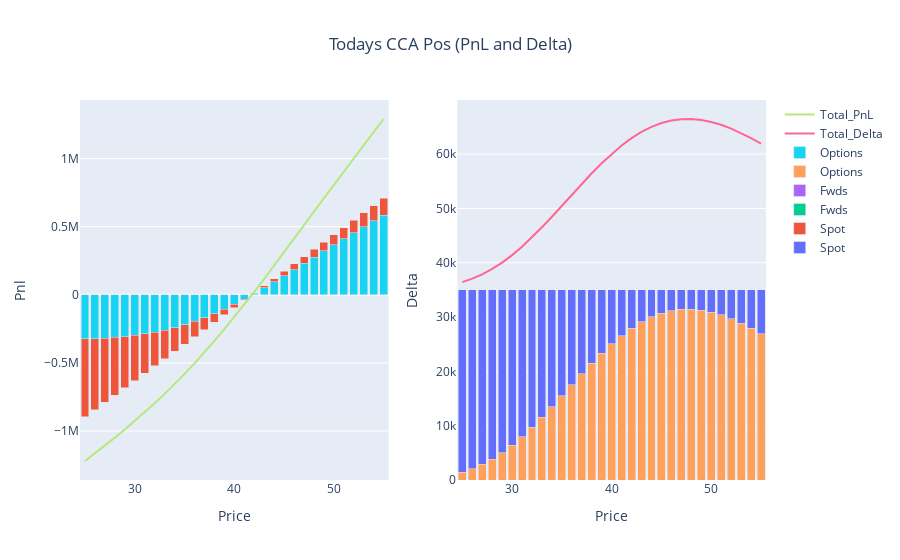

Write notebook code for a chart like this one.
### Markdown cell above
# Today's Position

### Code cell
## USE THIS STYLE OF GRAPHING FOR TODAY DATE ENTRY ##
position_functions = Position_Reporting(positions, 'CCA', current_date)
pnl, delta, theta, vega, value = position_functions.combine_frame()

fig_d = go.Figure()

fig_d.add_trace(go.Bar(x=delta.Price, y=delta.Spot, name='Spot', base=0))
fig_d.add_trace(go.Bar(x=delta.Price, y=delta.Fwds, name='Fwds', base=0))
fig_d.add_trace(go.Bar(x=delta.Price, y=delta.Options, name='Options', base=0))
fig_d.add_trace(go.Scatter(x=delta.Price, y=delta.Total_Delta, mode='lines', name='Total_Delta'))

#fig_d.update_layout(title='ACCU Delta Today', xaxis_title='Price', yaxis_title='Delta', barmode='stack')
#fig_d.show()

#~~~~~~~~~~~~~~~~~~~~~~~~~~~~~~~~~
fig_p = go.Figure()

fig_p.add_trace(go.Bar(x=pnl.Price, y=pnl.Spot, name='Spot', base=0))
fig_p.add_trace(go.Bar(x=pnl.Price, y=pnl.Fwds, name='Fwds', base=0))
fig_p.add_trace(go.Bar(x=pnl.Price, y=pnl.Options, name='Options', base=0))
fig_p.add_trace(go.Scatter(x=pnl.Price, y=pnl.Total_Pnl, mode='lines', name='Total_PnL'))

#fig_p.update_layout(title='ACCU PnL Today', xaxis_title='Price', yaxis_title='pnl', barmode='stack')
#fig_p.show()


#~~~~~~~~~~~~~~~~~~~~~~~~~~~~~~~
fig = make_subplots(rows=1, cols=2)
for i in range(0,len(fig_d.data)):
    fig.add_trace(fig_d.data[i], row=1, col=2)
    fig.add_trace(fig_p.data[i], row=1, col=1)
    
fig.update_layout(title={'text': 'Todays CCA Pos (PnL and Delta)','x': 0.5,'xanchor': 'center'}, barmode='stack')

fig.update_xaxes(title_text="Price", row=1, col=1)
fig.update_yaxes(title_text="Pnl", row=1, col=1)
fig.update_xaxes(title_text="Price", row=1, col=2)
fig.update_yaxes(title_text="Delta", row=1, col=2)    
fig.show()

### Figure 1 — Plotly figure (JSON) as saved in the notebook; plotly's stock layout.template omitted (floating-point values rounded to 4 significant figures)
{"data": [{"base": 0, "name": "Spot", "type": "bar", "x": [25, 26, 27, 28, 29, 30, 31, 32, 33, 34, 35, 36, 37, 38, 39, 40, 41, 42, 43, 44, 45, 46, 47, 48, 49, 50, 51, 52, 53, 54, 55], "xaxis": "x2", "y": [35000, 35000, 35000, 35000, 35000, 35000, 35000, 35000, 35000, 35000, 35000, 35000, 35000, 35000, 35000, 35000, 35000, 35000, 35000, 35000, 35000, 35000, 35000, 35000, 35000, 35000, 35000, 35000, 35000, 35000, 35000], "yaxis": "y2"}, {"base": 0, "name": "Spot", "type": "bar", "x": [25, 26, 27, 28, 29, 30, 31, 32, 33, 34, 35, 36, 37, 38, 39, 40, 41, 42, 43, 44, 45, 46, 47, 48, 49, 50, 51, 52, 53, 54, 55], "xaxis": "x", "y": [-896500.0, -843000.0, -789600.0, -736100.0, -682600.0, -629100.0, -575600.0, -522100.0, -468600.0, -415100.0, -361600.0, -308100.0, -254600.0, -201100.0, -147600.0, -94150.0, -40650.0, 12840.0, 66330.0, 119800.0, 173300.0, 226800.0, 280300.0, 333800.0, 387300.0, 440800.0, 494300.0, 547800.0, 601300.0, 654800.0, 708200.0], "yaxis": "y"}, {"base": 0, "name": "Fwds", "type": "bar", "x": [25, 26, 27, 28, 29, 30, 31, 32, 33, 34, 35, 36, 37, 38, 39, 40, 41, 42, 43, 44, 45, 46, 47, 48, 49, 50, 51, 52, 53, 54, 55], "xaxis": "x2", "y": [0, 0, 0, 0, 0, 0, 0, 0, 0, 0, 0, 0, 0, 0, 0, 0, 0, 0, 0, 0, 0, 0, 0, 0, 0, 0, 0, 0, 0, 0, 0], "yaxis": "y2"}, {"base": 0, "name": "Fwds", "type": "bar", "x": [25, 26, 27, 28, 29, 30, 31, 32, 33, 34, 35, 36, 37, 38, 39, 40, 41, 42, 43, 44, 45, 46, 47, 48, 49, 50, 51, 52, 53, 54, 55], "xaxis": "x", "y": [0, 0, 0, 0, 0, 0, 0, 0, 0, 0, 0, 0, 0, 0, 0, 0, 0, 0, 0, 0, 0, 0, 0, 0, 0, 0, 0, 0, 0, 0, 0], "yaxis": "y"}, {"base": 0, "name": "Options", "type": "bar", "x": [25, 26, 27, 28, 29, 30, 31, 32, 33, 34, 35, 36, 37, 38, 39, 40, 41, 42, 43, 44, 45, 46, 47, 48, 49, 50, 51, 52, 53, 54, 55], "xaxis": "x2", "y": [1438.0, 2066.0, 2866.0, 3853.0, 5033.0, 6404.0, 7955.0, 9669.0, 11520.0, 13470.0, 15480.0, 17510.0, 19530.0, 21480.0, 23330.0, 25040.0, 26590.0, 27950.0, 29100.0, 30020.0, 30720.0, 31190.0, 31430.0, 31460.0, 31290.0, 30930.0, 30390.0, 29710.0, 28890.0, 27960.0, 26930.0], "yaxis": "y2"}, {"base": 0, "name": "Options", "type": "bar", "x": [25, 26, 27, 28, 29, 30, 31, 32, 33, 34, 35, 36, 37, 38, 39, 40, 41, 42, 43, 44, 45, 46, 47, 48, 49, 50, 51, 52, 53, 54, 55], "xaxis": "x", "y": [-323500.0, -320900.0, -317300.0, -312400.0, -305900.0, -297600.0, -287000.0, -274100.0, -258600.0, -240200.0, -219000.0, -194800.0, -167600.0, -137500.0, -104500.0, -69000.0, -31070.0, 8998.0, 50910.0, 94340.0, 139000.0, 184500.0, 230500.0, 276700.0, 322800.0, 368500.0, 413500.0, 457700.0, 500700.0, 542400.0, 582800.0], "yaxis": "y"}, {"mode": "lines", "name": "Total_Delta", "type": "scatter", "x": [25, 26, 27, 28, 29, 30, 31, 32, 33, 34, 35, 36, 37, 38, 39, 40, 41, 42, 43, 44, 45, 46, 47, 48, 49, 50, 51, 52, 53, 54, 55], "xaxis": "x2", "y": [36440.0, 37070.0, 37870.0, 38850.0, 40030.0, 41400.0, 42960.0, 44670.0, 46520.0, 48470.0, 50480.0, 52510.0, 54530.0, 56480.0, 58330.0, 60040.0, 61590.0, 62950.0, 64100.0, 65020.0, 65720.0, 66190.0, 66430.0, 66460.0, 66290.0, 65930.0, 65390.0, 64710.0, 63890.0, 62960.0, 61930.0], "yaxis": "y2"}, {"mode": "lines", "name": "Total_PnL", "type": "scatter", "x": [25, 26, 27, 28, 29, 30, 31, 32, 33, 34, 35, 36, 37, 38, 39, 40, 41, 42, 43, 44, 45, 46, 47, 48, 49, 50, 51, 52, 53, 54, 55], "xaxis": "x", "y": [-1220000.0, -1164000.0, -1107000.0, -1048000.0, -988500.0, -926600.0, -862600.0, -796200.0, -727200.0, -655300.0, -580600.0, -502900.0, -422200.0, -338600.0, -252200.0, -163200.0, -71730.0, 21840.0, 117200.0, 214200.0, 312300.0, 411300.0, 510800.0, 610500.0, 710100.0, 809300.0, 907800.0, 1005000.0, 1102000.0, 1197000.0, 1291000.0], "yaxis": "y"}], "layout": {"barmode": "stack", "title": {"text": "Todays CCA Pos (PnL and Delta)", "x": 0.5, "xanchor": "center"}, "xaxis": {"anchor": "y", "domain": [0, 0.45], "title": {"text": "Price"}}, "xaxis2": {"anchor": "y2", "domain": [0.55, 1], "title": {"text": "Price"}}, "yaxis": {"anchor": "x", "domain": [0, 1], "title": {"text": "Pnl"}}, "yaxis2": {"anchor": "x2", "domain": [0, 1], "title": {"text": "Delta"}}}}
